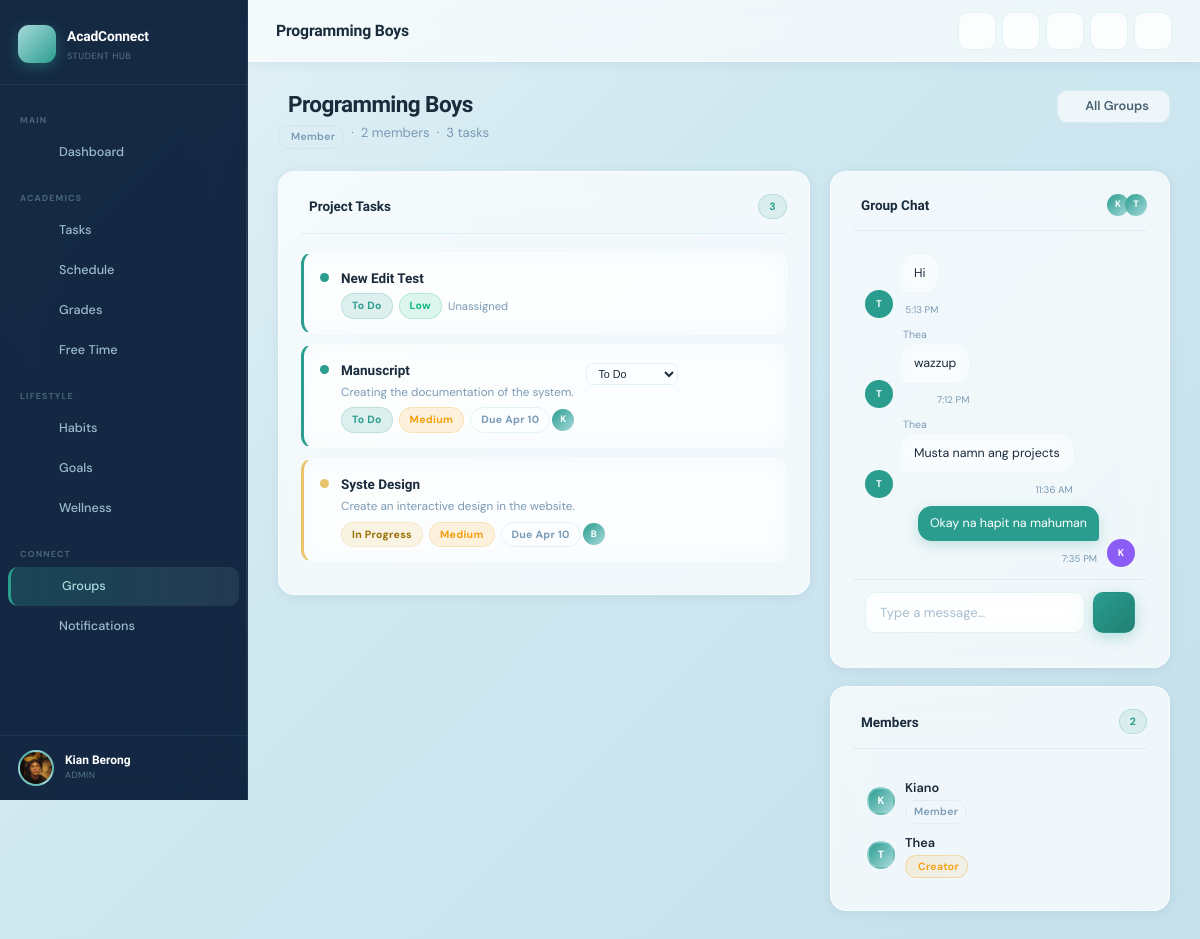
The page /collaboration/1/ (signed in) on the database its author committed.
### apps/accounts/models.py (models this page shows, shortened)
class User(AbstractUser):
    ROLE_CHOICES = [
        ('student', 'Student'),
        ('professor', 'Professor'),
        ('admin', 'Admin'),
    ]
    role = models.CharField(max_length=20, choices=ROLE_CHOICES, default='student')
    profile_photo = models.ImageField(upload_to='profiles/', blank=True, null=True)
    bio = models.TextField(blank=True)
    semester = models.CharField(max_length=20, blank=True)
    gpa_threshold = models.FloatField(default=2.0, help_text="Alert if GPA falls below this value")
    stress_level = models.IntegerField(default=5, help_text="1-10 scale")
    dark_mode = models.BooleanField(default=False)
    is_email_verified = models.BooleanField(default=False)
    email = models.EmailField(unique=True, blank=False)
    @property
    def full_name(self):
        return f"{self.first_name} {self.last_name}".strip() or self.username

### apps/collaboration/models.py (models this page shows, shortened)
class Group(models.Model):
    name = models.CharField(max_length=100)
    description = models.TextField(blank=True)
    members = models.ManyToManyField(settings.AUTH_USER_MODEL, related_name='collaboration_groups')
    created_by = models.ForeignKey(settings.AUTH_USER_MODEL, on_delete=models.CASCADE, related_name='created_groups')
    created_at = models.DateTimeField(auto_now_add=True)

class GroupTask(models.Model):
    STATUS_CHOICES = [
        ('todo', 'To Do'),
        ('in_progress', 'In Progress'),
        ('done', 'Done'),
    ]
    PRIORITY_CHOICES = [
        ('low', 'Low'),
        ('medium', 'Medium'),
        ('high', 'High'),
    ]
    group = models.ForeignKey(Group, on_delete=models.CASCADE, related_name='group_tasks')
    title = models.CharField(max_length=200)
    description = models.TextField(blank=True)
    assigned_to = models.ManyToManyField(settings.AUTH_USER_MODEL, blank=True, related_name='assigned_group_tasks')
    deadline = models.DateTimeField(null=True, blank=True)
    status = models.CharField(max_length=15, choices=STATUS_CHOICES, default='todo')
    priority = models.CharField(max_length=10, choices=PRIORITY_CHOICES, default='medium')
    attachment = models.FileField(upload_to='task_attachments/', blank=True, null=True, help_text="Optional file attachment")
    created_at = models.DateTimeField(auto_now_add=True)
    class Meta:
        ordering = ['deadline', 'status']

class Message(models.Model):
    group = models.ForeignKey(Group, on_delete=models.CASCADE, related_name='messages')
    sender = models.ForeignKey(settings.AUTH_USER_MODEL, on_delete=models.CASCADE, related_name='sent_messages')
    content = models.TextField()
    timestamp = models.DateTimeField(auto_now_add=True)
    class Meta:
        ordering = ['timestamp']

### apps/collaboration/views.py (the view)
# urls.py: path('<int:pk>/', views.group_detail, name='detail'),
@login_required
def group_detail(request, pk):
    group = get_object_or_404(Group, pk=pk, members=request.user)
    tasks = GroupTask.objects.filter(group=group).prefetch_related('assigned_to')
    group_messages = Message.objects.filter(group=group).order_by('timestamp').select_related('sender')[:100]
    task_form = GroupTaskForm(group=group)
    add_member_form = AddMemberForm()
    is_creator = _is_creator(group, request.user)
    tasks = list(tasks)
    for task in tasks:
        can_see_chat = is_creator or task.assigned_to.filter(pk=request.user.pk).exists()
        task.can_see_chat = can_see_chat
        if can_see_chat:
            task.chat_messages = list(
                TaskMessage.objects.filter(task=task).order_by('timestamp').select_related('sender')[:50]
            )
        else:
            task.chat_messages = []
    return render(request, 'collaboration/group_detail.html', {
        'group': group,
        'tasks': tasks,
        'group_messages': group_messages,
        'task_form': task_form,
        'add_member_form': add_member_form,
        'is_creator': is_creator,
    })

### templates/collaboration/group_detail.html (shortened to what this page needs)
{% extends 'base.html' %}
{% block page_title %}{{ group.name }}{% endblock %}
{% block content %}
<div class="collab-header">
  <div class="collab-header-left">
    <h2 class="page-title"> {{ group.name }}</h2>
    <p class="page-subtitle">
      {% if is_creator %}<span class="role-badge role-creator"><i class="ph ph-crown-simple"></i> Creator</span>{% else %}<span class="role-badge role-member"> Member</span>{% endif %}
      &nbsp;·&nbsp; {{ group.members.count }} member{{ group.members.count|pluralize }}
      &nbsp;·&nbsp; {{ tasks|length }} task{{ tasks|length|pluralize }}
    </p>
  </div>
  <div class="collab-header-actions">
    <a href="{% url 'collaboration:list' %}" class="btn btn-secondary">
       All Groups
    </a>
  </div>
</div>
<div class="collab-grid" id="collab-root" data-group-pk="{{ group.pk }}" data-current-user="{{ request.user.username }}">
  <div class="collab-col-main">
    <div class="card" id="task-list-card">
      <div class="card-header">
        <span class="card-title"> Project Tasks</span>
        <span class="badge badge-teal">{{ tasks|length }}</span>
      </div>
      {% for task in tasks %}
      {% with task_date=task.deadline|date:"Y-m-d" task_time=task.deadline|date:"H:i" %}
      <div class="task-card task-status-{{ task.status }}" id="task-card-{{ task.pk }}">
        <div class="task-card-top">
          <div class="task-dot task-dot-{{ task.status }}"></div>
          <div class="task-info" style="flex:1;">
            <div class="task-title">{{ task.title }}</div>
            {% if task.description %}
            <div class="task-desc">{{ task.description }}</div>
            {% endif %}
            <div class="task-meta">
              <span class="badge {% if task.status == 'done' %}badge-green{% elif task.status == 'in_progress' %}badge-gold{% else %}badge-teal{% endif %}">
                {{ task.get_status_display }}
              </span>
              <span class="badge priority-{{ task.priority }}">
                 {{ task.get_priority_display }}
              </span>
              {% if task.deadline %}<span class="badge badge-neutral"> Due {{ task.deadline|date:"M j" }}</span>{% endif %}
              <span class="assignee-avatars">
                {% for u in task.assigned_to.all %}
                <div class="user-avt user-avt-xs" title="{{ u.username }}">{{ u.username|first|upper }}</div>
                {% empty %}
                <span style="font-size:.75rem;color:var(--text-muted);">Unassigned</span>
                {% endfor %}
              </span>
            </div>
          </div>
          <div class="task-actions">
            {% if is_creator or request.user in task.assigned_to.all %}
            <form method="post" action="{% url 'collaboration:task_status' group.pk task.pk %}" class="status-form">
              <select name="status" class="status-select" onchange="this.form.submit()" title="Update status">
                <option value="todo"        {% if task.status == 'todo'        %}selected{% endif %}>To Do</option>
              </select>
            </form>
            {% endif %}
            {% if task.can_see_chat %}
            <button class="icon-btn icon-btn-chat toggle-chat-btn" title="Task Discussion"
                    data-pk="{{ task.pk }}">
            </button>
            {% endif %}
          </div>
        </div>
      </div>
      {% endwith %}
      {% empty %}
      <div class="empty-state">
        <i class="ph ph-clipboard"></i>
        <p>No tasks yet.{% if is_creator %} Add the first one above!{% endif %}</p>
      </div>
      {% endfor %}
    </div>
  </div>
  <div class="collab-col-side">
    <div class="card chat-card">
      <div class="card-header">
        <span class="card-title"> Group Chat</span>
        <div class="member-avatars-row">
          {% for m in group.members.all %}
          <div class="user-avt user-avt-xs" title="{{ m.username }}">{{ m.username|first|upper }}</div>
          {% endfor %}
        </div>
      </div>
      <div class="chat-box" id="chat-box"
           data-group-pk="{{ group.pk }}"
           data-poll-url="{% url 'collaboration:messages_api' group.pk %}">
        {% for msg in group_messages %}
        <div class="msg-row {% if msg.sender == request.user %}msg-row-me{% else %}msg-row-them{% endif %}" data-msg-id="{{ msg.pk }}">
          <div class="msg-avt">{{ msg.sender.username|first|upper }}</div>
          <div>
            {% if msg.sender != request.user %}<div class="msg-name">{{ msg.sender.username }}</div>{% endif %}
            <div class="msg-bubble {% if msg.sender == request.user %}me{% else %}them{% endif %}">{{ msg.content }}</div>
            <div class="msg-time">{{ msg.timestamp|time:"g:i A" }}</div>
          </div>
        </div>
        {% empty %}
        <div class="chat-empty" id="group-chat-empty">
          <i class="ph ph-chat-circle"></i>
          <p>No messages yet — start the conversation!</p>
        </div>
        {% endfor %}
      </div>
      <form class="chat-form" id="group-chat-form" onsubmit="sendGroupMessage(event)">
        <input type="text" name="content" class="form-control" id="chat-input"
               placeholder="Type a message…" autocomplete="off" required>
        <button type="submit" class="btn btn-primary" id="send-msg-btn" title="Send">
        </button>
      </form>
    </div>
    <div class="card members-card">
      <div class="card-header">
        <span class="card-title"> Members</span>
        <span class="badge badge-teal">{{ group.members.count }}</span>
      </div>
      <ul class="member-list">
        {% for member in group.members.all %}
        <li class="member-item">
          <div class="user-avt user-avt-sm">{{ member.username|first|upper }}</div>
          <div class="member-info">
            <span class="member-name">{{ member.username }}</span>
            {% if member == group.created_by %}
            <span class="role-badge role-creator"> Creator</span>
            {% else %}
            <span class="role-badge role-member">Member</span>
            {% endif %}
          </div>
        </li>
        {% endfor %}
      </ul>
    </div>
  </div>
</div>
{% endblock %}

### templates/base.html (shortened to what this page needs)
{% load static %}
<!DOCTYPE html>
<html lang="en"
  data-theme="{% if request.user.is_authenticated and request.user.dark_mode %}dark{% else %}light{% endif %}">
<head>
  <link rel="stylesheet" href="{% static 'css/main.css' %}">
  <link rel="stylesheet" href="{% static 'css/features.css' %}">
  <link rel="stylesheet" href="https://cdn.jsdelivr.net/npm/@phosphor-icons/web@2.1.1/src/regular/style.css">
  <link href="https://cdn.jsdelivr.net/npm/fullcalendar@6.1.10/index.global.min.css" rel="stylesheet">
</head>
<body>
  {% if request.user.is_authenticated %}
  <div class="app-wrapper">
    <aside class="sidebar" id="app-sidebar">
      <div class="sidebar-header">
        <a href="{% url 'dashboard:home' %}" class="sidebar-brand">
          <div class="brand-icon"></div>
          <div>
            <span class="brand-name">AcadConnect</span>
            <span class="brand-sub">Student Hub</span>
          </div>
        </a>
      </div>
      <nav class="sidebar-nav">
        <div class="nav-section-label">Main</div>
        <a href="{% url 'dashboard:home' %}"
          class="nav-link {% if request.resolver_match.namespace == 'dashboard' %}active{% endif %}">
          <span>Dashboard</span>
        </a>
        <div class="nav-section-label">Academics</div>
        <a href="{% url 'tasks:list' %}"
          class="nav-link {% if request.resolver_match.namespace == 'tasks' %}active{% endif %}">
          <span>Tasks</span>
        </a>
        <a href="{% url 'schedule:calendar' %}"
          class="nav-link {% if request.resolver_match.namespace == 'schedule' and request.resolver_match.url_name != 'free_time' %}active{% endif %}">
          <span>Schedule</span>
        </a>
        <a href="{% url 'grades:dashboard' %}"
          class="nav-link {% if request.resolver_match.namespace == 'grades' %}active{% endif %}">
          <span>Grades</span>
        </a>
        <a href="{% url 'schedule:free_time' %}"
          class="nav-link {% if request.resolver_match.namespace == 'schedule' and request.resolver_match.url_name == 'free_time' %}active{% endif %}">
          <span>Free Time</span>
        </a>
        <div class="nav-section-label">Lifestyle</div>
        <a href="{% url 'habits:habits' %}"
          class="nav-link {% if request.resolver_match.namespace == 'habits' and request.resolver_match.url_name == 'habits' %}active{% endif %}">
          <span>Habits</span>
        </a>
        <a href="{% url 'habits:goals' %}"
          class="nav-link {% if request.resolver_match.namespace == 'habits' and request.resolver_match.url_name != 'habits' %}active{% endif %}">
          <span>Goals</span>
        </a>
        <a href="{% url 'wellness:hub' %}"
          class="nav-link {% if request.resolver_match.namespace == 'wellness' %}active{% endif %}">
          <span>Wellness</span>
        </a>
        <div class="nav-section-label">Connect</div>
        <a href="{% url 'collaboration:list' %}"
          class="nav-link {% if request.resolver_match.namespace == 'collaboration' %}active{% endif %}">
          <span>Groups</span>
        </a>
        <a href="{% url 'notifications:center' %}"
          class="nav-link {% if request.resolver_match.namespace == 'notifications' %}active{% endif %}">
          <span>Notifications</span>
        </a>
      </nav>
      <div class="sidebar-footer">
        <div class="user-mini">
          <div class="user-avt">
            {% if request.user.profile_photo %}
            <img src="{{ request.user.profile_photo.url }}" alt="{{ request.user.username }}">
            {% else %}
            {{ request.user.username|first|upper }}
            {% endif %}
          </div>
          <div>
            <div class="user-name">{{ request.user.full_name }}</div>
            <div class="user-role">{{ request.user.get_role_display }}</div>
          </div>
        </div>
      </div>
    </aside>
    <div class="main-content">
      <header class="topbar">
        <div class="topbar-left">
          <span class="topbar-title">{% block page_title %}Dashboard{% endblock %}</span>
        </div>
        <div class="topbar-actions">
          <a href="{% url 'tasks:create' %}" class="topbar-btn" title="Add Task">
          </a>
          <a href="{% url 'notifications:center' %}" class="topbar-btn" title="Notifications">
          </a>
          <button class="topbar-btn" id="theme-toggle-btn" title="Toggle theme" aria-label="Toggle dark/light mode">
          </button>
          <a href="{% url 'accounts:profile' %}" class="topbar-btn" title="Profile">
          </a>
          <a href="{% url 'accounts:logout' %}" class="topbar-btn" title="Logout">
          </a>
        </div>
      </header>
      <main class="page-content fade-in">
        {% block content %}{% endblock %}
      </main>
    </div>
  </div>
  {% else %}
  {% block auth_content %}{% endblock %}
  {% endif %}
</body>
</html>

### rows shown on the page
User: user.profile_photo (picture), user.full_name "Kian Berong", user.role "ADMIN", username|first "K", username "Kiano", shows "Member"
Group: name "Programming Boys", members.count "2"
GroupTask: title "New Edit Test", status "To Do", priority "Low"
GroupTask: title "Manuscript", description "Creating the documentation of the system.", status "To Do", priority "Medium", deadline "Apr 10"
GroupTask: title "Syste Design", description "Create an interactive design in the website.", status "In Progress", priority "Medium", deadline "Apr 10"
User: username|first "B"
User: username|first "T", username "Thea", shows "Creator"
Message: sender.username|first "T", content "Hi", timestamp "5:13 PM"
Message: sender.username|first "T", sender.username "Thea", content "wazzup", timestamp "7:12 PM"
Message: sender.username|first "T", sender.username "Thea", content "Musta namn ang projects", timestamp "11:36 AM"
Message: sender.username|first "K", content "Okay na hapit na mahuman", timestamp "7:35 PM"

### other values the page prints
{{ tasks|length }} "3"
